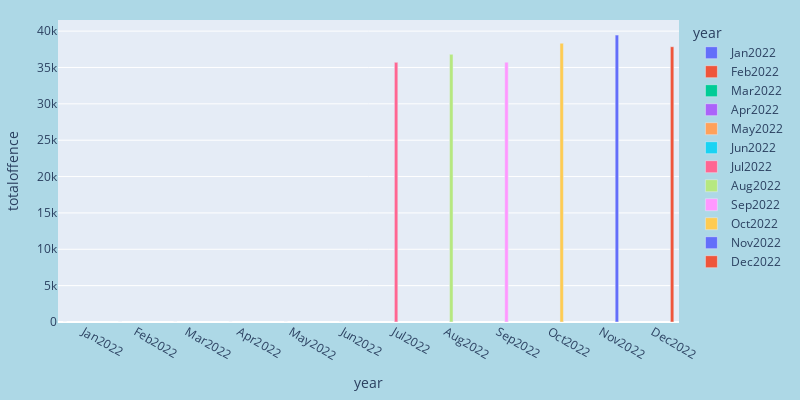

Here is the notebook cell this chart was saved with:
### Code cell
sorted_property = sumoffences_month2022.sort_values(by="total_propertyoffence")
fig1 = px.bar(sumoffences_month2022, x="year", y="totaloffence", color="year", barmode = "group", width=800, height=400)
fig1.update_layout(
    margin=dict(l=20, r=20, t=20, b=20),
    paper_bgcolor="LightBlue",
)

fig1.show()

### Figure 1 — Plotly figure (JSON) as saved in the notebook; plotly's stock layout.template omitted (floating-point values rounded to 4 significant figures)
{"data": [{"alignmentgroup": "True", "hovertemplate": "year=%{x}<br>totaloffence=%{y}<extra></extra>", "legendgroup": "Jan2022", "marker": {"color": "#636efa", "pattern": {"shape": ""}}, "name": "Jan2022", "offsetgroup": "Jan2022", "orientation": "v", "showlegend": true, "textposition": "auto", "type": "bar", "x": ["Jan2022"], "xaxis": "x", "y": [0], "yaxis": "y"}, {"alignmentgroup": "True", "hovertemplate": "year=%{x}<br>totaloffence=%{y}<extra></extra>", "legendgroup": "Feb2022", "marker": {"color": "#EF553B", "pattern": {"shape": ""}}, "name": "Feb2022", "offsetgroup": "Feb2022", "orientation": "v", "showlegend": true, "textposition": "auto", "type": "bar", "x": ["Feb2022"], "xaxis": "x", "y": [0], "yaxis": "y"}, {"alignmentgroup": "True", "hovertemplate": "year=%{x}<br>totaloffence=%{y}<extra></extra>", "legendgroup": "Mar2022", "marker": {"color": "#00cc96", "pattern": {"shape": ""}}, "name": "Mar2022", "offsetgroup": "Mar2022", "orientation": "v", "showlegend": true, "textposition": "auto", "type": "bar", "x": ["Mar2022"], "xaxis": "x", "y": [0], "yaxis": "y"}, {"alignmentgroup": "True", "hovertemplate": "year=%{x}<br>totaloffence=%{y}<extra></extra>", "legendgroup": "Apr2022", "marker": {"color": "#ab63fa", "pattern": {"shape": ""}}, "name": "Apr2022", "offsetgroup": "Apr2022", "orientation": "v", "showlegend": true, "textposition": "auto", "type": "bar", "x": ["Apr2022"], "xaxis": "x", "y": [0], "yaxis": "y"}, {"alignmentgroup": "True", "hovertemplate": "year=%{x}<br>totaloffence=%{y}<extra></extra>", "legendgroup": "May2022", "marker": {"color": "#FFA15A", "pattern": {"shape": ""}}, "name": "May2022", "offsetgroup": "May2022", "orientation": "v", "showlegend": true, "textposition": "auto", "type": "bar", "x": ["May2022"], "xaxis": "x", "y": [0], "yaxis": "y"}, {"alignmentgroup": "True", "hovertemplate": "year=%{x}<br>totaloffence=%{y}<extra></extra>", "legendgroup": "Jun2022", "marker": {"color": "#19d3f3", "pattern": {"shape": ""}}, "name": "Jun2022", "offsetgroup": "Jun2022", "orientation": "v", "showlegend": true, "textposition": "auto", "type": "bar", "x": ["Jun2022"], "xaxis": "x", "y": [0], "yaxis": "y"}, {"alignmentgroup": "True", "hovertemplate": "year=%{x}<br>totaloffence=%{y}<extra></extra>", "legendgroup": "Jul2022", "marker": {"color": "#FF6692", "pattern": {"shape": ""}}, "name": "Jul2022", "offsetgroup": "Jul2022", "orientation": "v", "showlegend": true, "textposition": "auto", "type": "bar", "x": ["Jul2022"], "xaxis": "x", "y": [35707], "yaxis": "y"}, {"alignmentgroup": "True", "hovertemplate": "year=%{x}<br>totaloffence=%{y}<extra></extra>", "legendgroup": "Aug2022", "marker": {"color": "#B6E880", "pattern": {"shape": ""}}, "name": "Aug2022", "offsetgroup": "Aug2022", "orientation": "v", "showlegend": true, "textposition": "auto", "type": "bar", "x": ["Aug2022"], "xaxis": "x", "y": [36806], "yaxis": "y"}, {"alignmentgroup": "True", "hovertemplate": "year=%{x}<br>totaloffence=%{y}<extra></extra>", "legendgroup": "Sep2022", "marker": {"color": "#FF97FF", "pattern": {"shape": ""}}, "name": "Sep2022", "offsetgroup": "Sep2022", "orientation": "v", "showlegend": true, "textposition": "auto", "type": "bar", "x": ["Sep2022"], "xaxis": "x", "y": [35735], "yaxis": "y"}, {"alignmentgroup": "True", "hovertemplate": "year=%{x}<br>totaloffence=%{y}<extra></extra>", "legendgroup": "Oct2022", "marker": {"color": "#FECB52", "pattern": {"shape": ""}}, "name": "Oct2022", "offsetgroup": "Oct2022", "orientation": "v", "showlegend": true, "textposition": "auto", "type": "bar", "x": ["Oct2022"], "xaxis": "x", "y": [38332], "yaxis": "y"}, {"alignmentgroup": "True", "hovertemplate": "year=%{x}<br>totaloffence=%{y}<extra></extra>", "legendgroup": "Nov2022", "marker": {"color": "#636efa", "pattern": {"shape": ""}}, "name": "Nov2022", "offsetgroup": "Nov2022", "orientation": "v", "showlegend": true, "textposition": "auto", "type": "bar", "x": ["Nov2022"], "xaxis": "x", "y": [39452], "yaxis": "y"}, {"alignmentgroup": "True", "hovertemplate": "year=%{x}<br>totaloffence=%{y}<extra></extra>", "legendgroup": "Dec2022", "marker": {"color": "#EF553B", "pattern": {"shape": ""}}, "name": "Dec2022", "offsetgroup": "Dec2022", "orientation": "v", "showlegend": true, "textposition": "auto", "type": "bar", "x": ["Dec2022"], "xaxis": "x", "y": [37856], "yaxis": "y"}], "layout": {"barmode": "group", "height": 400, "legend": {"title": {"text": "year"}, "tracegroupgap": 0}, "margin": {"b": 20, "l": 20, "r": 20, "t": 20}, "paper_bgcolor": "LightBlue", "width": 800, "xaxis": {"anchor": "y", "categoryarray": ["Jan2022", "Feb2022", "Mar2022", "Apr2022", "May2022", "Jun2022", "Jul2022", "Aug2022", "Sep2022", "Oct2022", "Nov2022", "Dec2022"], "categoryorder": "array", "domain": [0, 1], "title": {"text": "year"}}, "yaxis": {"anchor": "x", "domain": [0, 1], "title": {"text": "totaloffence"}}}}
